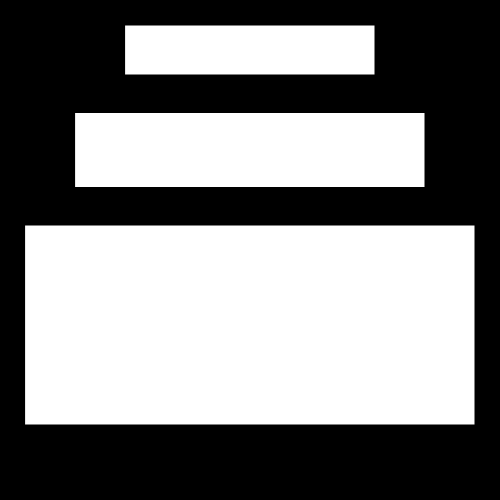
Frame 1 (no input)
Frame 60 (no input): identical to frame 1, image omitted
Frame 120 (the mouse pressed at the canvas centre since frame 60): identical to frame 1, image omitted

The p5.js sketch that drew this single still picture (run headless with seeded random() and noise() and a simulated clock; from frame 60 on, the mouse is pressed at the canvas centre):

// p5.js sketch
// ── sketch.js

function setup(){
   //create the canvas in which you will draw stuff
   createCanvas(500,500) // try changing just the size of the canvas and see how the rectangles react

   // set the background color to black
   background(0)

   // places a rectangle according to its center, as opposed to the default top left corner
   rectMode(CENTER)

   // set the rectangle's color to white
   fill(255)

   // draw a small rectangle to the canvas
   rect(width/2, 0.1*height, 0.5*width, 0.1*height)

   // a medium rectangle
   rect(width/2, 0.3*height, 0.7*width, 0.15*height)

   //let's set variables to place our third rectangle
   posX = width/2;
   posY = 0.65*height;
   rectW = 0.9*width;
   rectH = 0.4*height;

   // a large rectangle
   rect(posX, posY, rectW, rectH)

}


// we are not using the draw() function yet...
function draw(){

}
